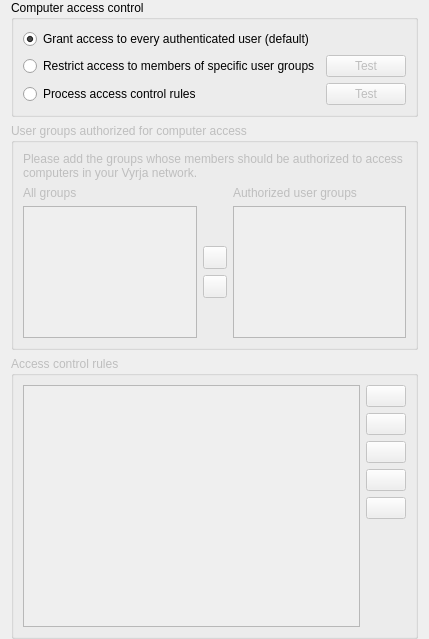
<?xml version="1.0" encoding="UTF-8"?>
<ui version="4.0">
 <class>AccessControlPage</class>
 <widget class="QWidget" name="AccessControlPage">
  <property name="windowTitle">
   <string notr="true">Form</string>
  </property>
  <layout class="QVBoxLayout" name="verticalLayout">
   <property name="topMargin">
    <number>0</number>
   </property>
   <property name="bottomMargin">
    <number>0</number>
   </property>
   <item>
    <widget class="QGroupBox" name="groupBox_19">
     <property name="title">
      <string>Computer access control</string>
     </property>
     <layout class="QGridLayout" name="gridLayout" columnstretch="1,0">
      <item row="2" column="0">
       <widget class="QRadioButton" name="isAccessControlRulesProcessingEnabled">
        <property name="text">
         <string>Process access control rules</string>
        </property>
        <attribute name="buttonGroup">
         <string notr="true">accessControlModeGroup</string>
        </attribute>
       </widget>
      </item>
      <item row="1" column="1">
       <widget class="QPushButton" name="testUserGroupsAccessControlButton">
        <property name="enabled">
         <bool>false</bool>
        </property>
        <property name="text">
         <string>Test</string>
        </property>
        <property name="icon">
         <iconset resource="../../core/resources/core.qrc">
          <normaloff>:/core/dialog-ok-apply.png</normaloff>:/core/dialog-ok-apply.png</iconset>
        </property>
       </widget>
      </item>
      <item row="2" column="1">
       <widget class="QPushButton" name="testAccessControlRulesButton">
        <property name="enabled">
         <bool>false</bool>
        </property>
        <property name="text">
         <string>Test</string>
        </property>
        <property name="icon">
         <iconset resource="../../core/resources/core.qrc">
          <normaloff>:/core/dialog-ok-apply.png</normaloff>:/core/dialog-ok-apply.png</iconset>
        </property>
       </widget>
      </item>
      <item row="0" column="0">
       <widget class="QRadioButton" name="skipAccessControl">
        <property name="text">
         <string>Grant access to every authenticated user (default)</string>
        </property>
        <property name="checked">
         <bool>true</bool>
        </property>
        <attribute name="buttonGroup">
         <string notr="true">accessControlModeGroup</string>
        </attribute>
       </widget>
      </item>
      <item row="1" column="0">
       <widget class="QRadioButton" name="isAccessRestrictedToUserGroups">
        <property name="text">
         <string>Restrict access to members of specific user groups</string>
        </property>
        <attribute name="buttonGroup">
         <string notr="true">accessControlModeGroup</string>
        </attribute>
       </widget>
      </item>
     </layout>
    </widget>
   </item>
   <item>
    <widget class="QGroupBox" name="groupBox">
     <property name="enabled">
      <bool>false</bool>
     </property>
     <property name="maximumSize">
      <size>
       <width>16777215</width>
       <height>400</height>
      </size>
     </property>
     <property name="title">
      <string>User groups authorized for computer access</string>
     </property>
     <layout class="QGridLayout" name="gridLayout_18">
      <item row="2" column="0">
       <widget class="QListWidget" name="allGroupsList">
        <property name="sizeAdjustPolicy">
         <enum>QAbstractScrollArea::AdjustToContents</enum>
        </property>
        <property name="sortingEnabled">
         <bool>true</bool>
        </property>
       </widget>
      </item>
      <item row="0" column="0" colspan="3">
       <widget class="QLabel" name="label_40">
        <property name="text">
         <string>Please add the groups whose members should be authorized to access computers in your Vyrja network.</string>
        </property>
        <property name="wordWrap">
         <bool>true</bool>
        </property>
       </widget>
      </item>
      <item row="1" column="2">
       <widget class="QLabel" name="authorizedUserGroups">
        <property name="text">
         <string>Authorized user groups</string>
        </property>
       </widget>
      </item>
      <item row="2" column="2">
       <widget class="QListWidget" name="accessGroupsList">
        <property name="sizeAdjustPolicy">
         <enum>QAbstractScrollArea::AdjustToContents</enum>
        </property>
        <property name="sortingEnabled">
         <bool>true</bool>
        </property>
       </widget>
      </item>
      <item row="1" column="0">
       <widget class="QLabel" name="label_42">
        <property name="text">
         <string>All groups</string>
        </property>
       </widget>
      </item>
      <item row="2" column="1">
       <layout class="QVBoxLayout" name="verticalLayout_18">
        <item>
         <spacer name="verticalSpacer_15">
          <property name="orientation">
           <enum>Qt::Vertical</enum>
          </property>
          <property name="sizeHint" stdset="0">
           <size>
            <width>20</width>
            <height>40</height>
           </size>
          </property>
         </spacer>
        </item>
        <item>
         <widget class="QToolButton" name="addAccessGroupButton">
          <property name="icon">
           <iconset resource="../../core/resources/core.qrc">
            <normaloff>:/core/go-next.png</normaloff>:/core/go-next.png</iconset>
          </property>
         </widget>
        </item>
        <item>
         <widget class="QToolButton" name="removeAccessGroupButton">
          <property name="icon">
           <iconset resource="../../core/resources/core.qrc">
            <normaloff>:/core/go-previous.png</normaloff>:/core/go-previous.png</iconset>
          </property>
         </widget>
        </item>
        <item>
         <spacer name="verticalSpacer_16">
          <property name="orientation">
           <enum>Qt::Vertical</enum>
          </property>
          <property name="sizeHint" stdset="0">
           <size>
            <width>20</width>
            <height>40</height>
           </size>
          </property>
         </spacer>
        </item>
       </layout>
      </item>
     </layout>
    </widget>
   </item>
   <item>
    <widget class="QGroupBox" name="groupBox_2">
     <property name="enabled">
      <bool>false</bool>
     </property>
     <property name="title">
      <string>Access control rules</string>
     </property>
     <layout class="QGridLayout" name="gridLayout_23">
      <item row="6" column="1">
       <spacer name="verticalSpacer_12">
        <property name="orientation">
         <enum>Qt::Vertical</enum>
        </property>
        <property name="sizeHint" stdset="0">
         <size>
          <width>20</width>
          <height>88</height>
         </size>
        </property>
       </spacer>
      </item>
      <item row="3" column="1">
       <widget class="QPushButton" name="moveAccessControlRuleUpButton">
        <property name="toolTip">
         <string>Move selected rule up</string>
        </property>
        <property name="icon">
         <iconset resource="../../core/resources/core.qrc">
          <normaloff>:/core/go-up.png</normaloff>:/core/go-up.png</iconset>
        </property>
       </widget>
      </item>
      <item row="2" column="1">
       <widget class="QPushButton" name="editAccessControlRuleButton">
        <property name="toolTip">
         <string>Edit selected rule</string>
        </property>
        <property name="text">
         <string/>
        </property>
        <property name="icon">
         <iconset resource="../../core/resources/core.qrc">
          <normaloff>:/core/document-edit.png</normaloff>:/core/document-edit.png</iconset>
        </property>
       </widget>
      </item>
      <item row="0" column="1">
       <widget class="QPushButton" name="addAccessControlRuleButton">
        <property name="toolTip">
         <string>Add access control rule</string>
        </property>
        <property name="text">
         <string/>
        </property>
        <property name="icon">
         <iconset resource="../../core/resources/core.qrc">
          <normaloff>:/core/list-add.png</normaloff>:/core/list-add.png</iconset>
        </property>
       </widget>
      </item>
      <item row="1" column="1">
       <widget class="QPushButton" name="removeAccessControlRule">
        <property name="toolTip">
         <string>Remove access control rule</string>
        </property>
        <property name="text">
         <string/>
        </property>
        <property name="icon">
         <iconset resource="../../core/resources/core.qrc">
          <normaloff>:/core/edit-delete.png</normaloff>:/core/edit-delete.png</iconset>
        </property>
       </widget>
      </item>
      <item row="0" column="0" rowspan="7">
       <widget class="QListView" name="accessControlRulesView">
        <property name="sizeAdjustPolicy">
         <enum>QAbstractScrollArea::AdjustToContents</enum>
        </property>
        <property name="editTriggers">
         <set>QAbstractItemView::NoEditTriggers</set>
        </property>
       </widget>
      </item>
      <item row="4" column="1">
       <widget class="QPushButton" name="moveAccessControlRuleDownButton">
        <property name="toolTip">
         <string>Move selected rule down</string>
        </property>
        <property name="icon">
         <iconset resource="../../core/resources/core.qrc">
          <normaloff>:/core/go-down.png</normaloff>:/core/go-down.png</iconset>
        </property>
       </widget>
      </item>
      <item row="5" column="1">
       <widget class="QLabel" name="accessControlRules">
        <property name="text">
         <string/>
        </property>
       </widget>
      </item>
     </layout>
    </widget>
   </item>
  </layout>
 </widget>
 <tabstops>
  <tabstop>skipAccessControl</tabstop>
  <tabstop>isAccessRestrictedToUserGroups</tabstop>
  <tabstop>isAccessControlRulesProcessingEnabled</tabstop>
  <tabstop>testUserGroupsAccessControlButton</tabstop>
  <tabstop>testAccessControlRulesButton</tabstop>
  <tabstop>allGroupsList</tabstop>
  <tabstop>addAccessGroupButton</tabstop>
  <tabstop>removeAccessGroupButton</tabstop>
  <tabstop>accessGroupsList</tabstop>
  <tabstop>accessControlRulesView</tabstop>
  <tabstop>addAccessControlRuleButton</tabstop>
  <tabstop>removeAccessControlRule</tabstop>
  <tabstop>editAccessControlRuleButton</tabstop>
  <tabstop>moveAccessControlRuleUpButton</tabstop>
  <tabstop>moveAccessControlRuleDownButton</tabstop>
 </tabstops>
 <resources>
  <include location="../../core/resources/core.qrc"/>
 </resources>
 <connections>
  <connection>
   <sender>addAccessGroupButton</sender>
   <signal>clicked()</signal>
   <receiver>AccessControlPage</receiver>
   <slot>addAccessGroup()</slot>
   <hints>
    <hint type="sourcelabel">
     <x>494</x>
     <y>412</y>
    </hint>
    <hint type="destinationlabel">
     <x>494</x>
     <y>404</y>
    </hint>
   </hints>
  </connection>
  <connection>
   <sender>removeAccessGroupButton</sender>
   <signal>clicked()</signal>
   <receiver>AccessControlPage</receiver>
   <slot>removeAccessGroup()</slot>
   <hints>
    <hint type="sourcelabel">
     <x>494</x>
     <y>455</y>
    </hint>
    <hint type="destinationlabel">
     <x>494</x>
     <y>404</y>
    </hint>
   </hints>
  </connection>
  <connection>
   <sender>addAccessControlRuleButton</sender>
   <signal>clicked()</signal>
   <receiver>AccessControlPage</receiver>
   <slot>addAccessControlRule()</slot>
   <hints>
    <hint type="sourcelabel">
     <x>935</x>
     <y>580</y>
    </hint>
    <hint type="destinationlabel">
     <x>494</x>
     <y>404</y>
    </hint>
   </hints>
  </connection>
  <connection>
   <sender>removeAccessControlRule</sender>
   <signal>clicked()</signal>
   <receiver>AccessControlPage</receiver>
   <slot>removeAccessControlRule()</slot>
   <hints>
    <hint type="sourcelabel">
     <x>935</x>
     <y>622</y>
    </hint>
    <hint type="destinationlabel">
     <x>494</x>
     <y>404</y>
    </hint>
   </hints>
  </connection>
  <connection>
   <sender>editAccessControlRuleButton</sender>
   <signal>clicked()</signal>
   <receiver>AccessControlPage</receiver>
   <slot>editAccessControlRule()</slot>
   <hints>
    <hint type="sourcelabel">
     <x>935</x>
     <y>665</y>
    </hint>
    <hint type="destinationlabel">
     <x>494</x>
     <y>404</y>
    </hint>
   </hints>
  </connection>
  <connection>
   <sender>moveAccessControlRuleDownButton</sender>
   <signal>clicked()</signal>
   <receiver>AccessControlPage</receiver>
   <slot>moveAccessControlRuleDown()</slot>
   <hints>
    <hint type="sourcelabel">
     <x>935</x>
     <y>749</y>
    </hint>
    <hint type="destinationlabel">
     <x>494</x>
     <y>404</y>
    </hint>
   </hints>
  </connection>
  <connection>
   <sender>moveAccessControlRuleUpButton</sender>
   <signal>clicked()</signal>
   <receiver>AccessControlPage</receiver>
   <slot>moveAccessControlRuleUp()</slot>
   <hints>
    <hint type="sourcelabel">
     <x>935</x>
     <y>707</y>
    </hint>
    <hint type="destinationlabel">
     <x>494</x>
     <y>404</y>
    </hint>
   </hints>
  </connection>
  <connection>
   <sender>isAccessRestrictedToUserGroups</sender>
   <signal>toggled(bool)</signal>
   <receiver>groupBox</receiver>
   <slot>setEnabled(bool)</slot>
   <hints>
    <hint type="sourcelabel">
     <x>494</x>
     <y>114</y>
    </hint>
    <hint type="destinationlabel">
     <x>494</x>
     <y>354</y>
    </hint>
   </hints>
  </connection>
  <connection>
   <sender>isAccessControlRulesProcessingEnabled</sender>
   <signal>toggled(bool)</signal>
   <receiver>groupBox_2</receiver>
   <slot>setEnabled(bool)</slot>
   <hints>
    <hint type="sourcelabel">
     <x>494</x>
     <y>160</y>
    </hint>
    <hint type="destinationlabel">
     <x>494</x>
     <y>660</y>
    </hint>
   </hints>
  </connection>
  <connection>
   <sender>accessControlRulesView</sender>
   <signal>doubleClicked(QModelIndex)</signal>
   <receiver>AccessControlPage</receiver>
   <slot>editAccessControlRule()</slot>
   <hints>
    <hint type="sourcelabel">
     <x>331</x>
     <y>791</y>
    </hint>
    <hint type="destinationlabel">
     <x>983</x>
     <y>527</y>
    </hint>
   </hints>
  </connection>
  <connection>
   <sender>testUserGroupsAccessControlButton</sender>
   <signal>clicked()</signal>
   <receiver>AccessControlPage</receiver>
   <slot>testUserGroupsAccessControl()</slot>
   <hints>
    <hint type="sourcelabel">
     <x>920</x>
     <y>118</y>
    </hint>
    <hint type="destinationlabel">
     <x>986</x>
     <y>114</y>
    </hint>
   </hints>
  </connection>
  <connection>
   <sender>testAccessControlRulesButton</sender>
   <signal>clicked()</signal>
   <receiver>AccessControlPage</receiver>
   <slot>testAccessControlRules()</slot>
   <hints>
    <hint type="sourcelabel">
     <x>933</x>
     <y>167</y>
    </hint>
    <hint type="destinationlabel">
     <x>984</x>
     <y>162</y>
    </hint>
   </hints>
  </connection>
  <connection>
   <sender>isAccessRestrictedToUserGroups</sender>
   <signal>toggled(bool)</signal>
   <receiver>testUserGroupsAccessControlButton</receiver>
   <slot>setEnabled(bool)</slot>
   <hints>
    <hint type="sourcelabel">
     <x>447</x>
     <y>116</y>
    </hint>
    <hint type="destinationlabel">
     <x>914</x>
     <y>116</y>
    </hint>
   </hints>
  </connection>
  <connection>
   <sender>isAccessControlRulesProcessingEnabled</sender>
   <signal>toggled(bool)</signal>
   <receiver>testAccessControlRulesButton</receiver>
   <slot>setEnabled(bool)</slot>
   <hints>
    <hint type="sourcelabel">
     <x>447</x>
     <y>166</y>
    </hint>
    <hint type="destinationlabel">
     <x>914</x>
     <y>166</y>
    </hint>
   </hints>
  </connection>
  <connection>
   <sender>allGroupsList</sender>
   <signal>doubleClicked(QModelIndex)</signal>
   <receiver>AccessControlPage</receiver>
   <slot>addAccessGroup()</slot>
   <hints>
    <hint type="sourcelabel">
     <x>181</x>
     <y>464</y>
    </hint>
    <hint type="destinationlabel">
     <x>357</x>
     <y>484</y>
    </hint>
   </hints>
  </connection>
  <connection>
   <sender>accessGroupsList</sender>
   <signal>doubleClicked(QModelIndex)</signal>
   <receiver>AccessControlPage</receiver>
   <slot>removeAccessGroup()</slot>
   <hints>
    <hint type="sourcelabel">
     <x>534</x>
     <y>464</y>
    </hint>
    <hint type="destinationlabel">
     <x>357</x>
     <y>484</y>
    </hint>
   </hints>
  </connection>
 </connections>
 <slots>
  <slot>addAccessGroup()</slot>
  <slot>removeAccessGroup()</slot>
  <slot>addAccessControlRule()</slot>
  <slot>removeAccessControlRule()</slot>
  <slot>editAccessControlRule()</slot>
  <slot>moveAccessControlRuleUp()</slot>
  <slot>moveAccessControlRuleDown()</slot>
  <slot>testAccessControlRules()</slot>
  <slot>testUserGroupsAccessControl()</slot>
 </slots>
 <buttongroups>
  <buttongroup name="accessControlModeGroup"/>
 </buttongroups>
</ui>
